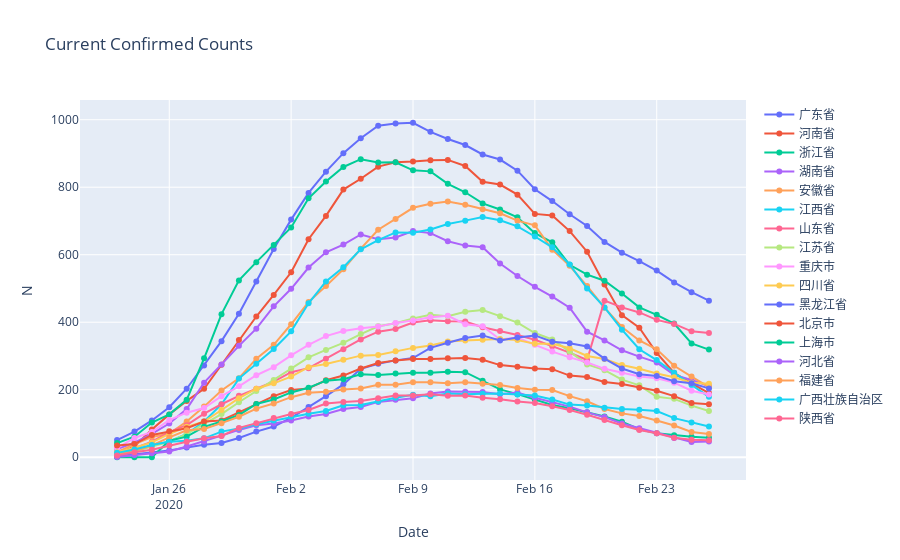

This figure's notebook cell:
### Code cell
fig = go.Figure()
for province in provinces:
    result = result_p[result_p['name'] == province]
    if 10000 > np.max(result.confirmedCount) > 200:
        fig.add_trace(
            go.Scatter(x=result.date,
                       y=result.confirmedCount - result.curedCount -
                       result.deadCount,
                       mode='lines+markers',
                       name=province))
fig.update_layout(title="Current Confirmed Counts",
                  xaxis_title="Date",
                  yaxis_title="N")
fig.show()
